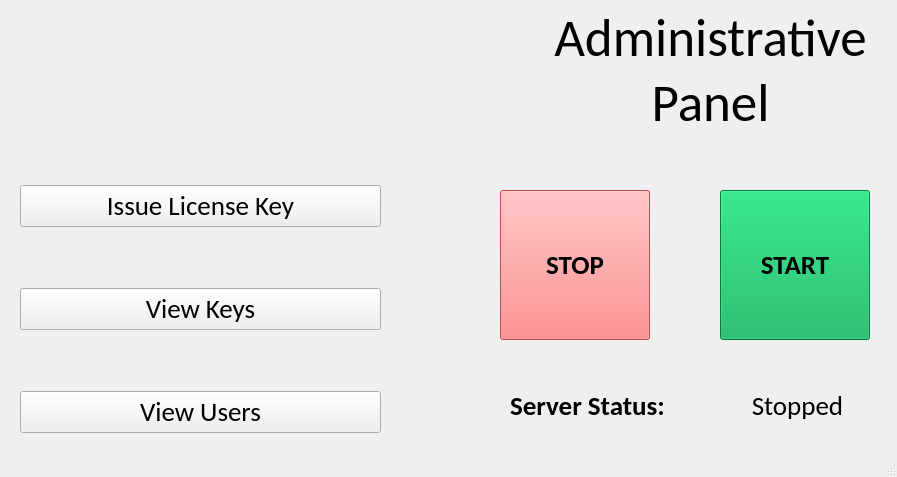
<?xml version="1.0" encoding="UTF-8"?>
<ui version="4.0">
 <class>MainWindow</class>
 <widget class="QMainWindow" name="MainWindow">
  <property name="geometry">
   <rect>
    <x>0</x>
    <y>0</y>
    <width>897</width>
    <height>477</height>
   </rect>
  </property>
  <property name="windowTitle">
   <string>MainWindow</string>
  </property>
  <property name="autoFillBackground">
   <bool>false</bool>
  </property>
  <property name="windowFilePath">
   <string>D:\Windows\Downloads\Docusafe\images\logo.png</string>
  </property>
  <widget class="QWidget" name="centralwidget">
   <widget class="QLabel" name="label">
    <property name="geometry">
     <rect>
      <x>0</x>
      <y>10</y>
      <width>521</width>
      <height>131</height>
     </rect>
    </property>
    <property name="text">
     <string/>
    </property>
    <property name="pixmap">
     <pixmap>logo.png</pixmap>
    </property>
    <property name="scaledContents">
     <bool>true</bool>
    </property>
   </widget>
   <widget class="QLabel" name="label_2">
    <property name="geometry">
     <rect>
      <x>540</x>
      <y>10</y>
      <width>341</width>
      <height>121</height>
     </rect>
    </property>
    <property name="font">
     <font>
      <family>Calibri</family>
      <pointsize>40</pointsize>
     </font>
    </property>
    <property name="text">
     <string>Administrative Panel</string>
    </property>
    <property name="alignment">
     <set>Qt::AlignCenter</set>
    </property>
    <property name="wordWrap">
     <bool>true</bool>
    </property>
   </widget>
   <widget class="QWidget" name="verticalLayoutWidget">
    <property name="geometry">
     <rect>
      <x>20</x>
      <y>130</y>
      <width>361</width>
      <height>361</height>
     </rect>
    </property>
    <property name="font">
     <font>
      <family>Calibri</family>
      <pointsize>20</pointsize>
      <weight>50</weight>
      <bold>false</bold>
     </font>
    </property>
    <layout class="QVBoxLayout" name="verticalLayout">
     <item>
      <widget class="QPushButton" name="pushButton">
       <property name="font">
        <font>
         <family>Calibri</family>
         <pointsize>20</pointsize>
         <weight>50</weight>
         <bold>false</bold>
        </font>
       </property>
       <property name="statusTip">
        <string>Issue a license key and link a document to it.</string>
       </property>
       <property name="text">
        <string>Issue License Key</string>
       </property>
      </widget>
     </item>
     <item>
      <widget class="QPushButton" name="pushButton_3">
       <property name="font">
        <font>
         <family>Calibri</family>
         <pointsize>20</pointsize>
         <weight>50</weight>
         <bold>false</bold>
        </font>
       </property>
       <property name="statusTip">
        <string>View all the keys in circulation.</string>
       </property>
       <property name="text">
        <string>View Keys</string>
       </property>
      </widget>
     </item>
     <item>
      <widget class="QPushButton" name="pushButton_2">
       <property name="font">
        <font>
         <family>Calibri</family>
         <pointsize>20</pointsize>
         <weight>50</weight>
         <bold>false</bold>
        </font>
       </property>
       <property name="statusTip">
        <string>View all the fingerprints in the database and their posessions.</string>
       </property>
       <property name="text">
        <string>View Users</string>
       </property>
      </widget>
     </item>
    </layout>
   </widget>
   <widget class="QToolButton" name="toolButton">
    <property name="geometry">
     <rect>
      <x>500</x>
      <y>190</y>
      <width>150</width>
      <height>150</height>
     </rect>
    </property>
    <property name="font">
     <font>
      <family>Calibri</family>
      <pointsize>20</pointsize>
      <weight>75</weight>
      <bold>true</bold>
     </font>
    </property>
    <property name="statusTip">
     <string>Stop the running server</string>
    </property>
    <property name="styleSheet">
     <string notr="true">#toolButton {
	background-color: rgb(255, 105, 105)
}</string>
    </property>
    <property name="text">
     <string>STOP</string>
    </property>
   </widget>
   <widget class="QToolButton" name="toolButton_2">
    <property name="geometry">
     <rect>
      <x>720</x>
      <y>190</y>
      <width>150</width>
      <height>150</height>
     </rect>
    </property>
    <property name="font">
     <font>
      <family>Calibri</family>
      <pointsize>20</pointsize>
      <weight>75</weight>
      <bold>true</bold>
     </font>
    </property>
    <property name="statusTip">
     <string>Start the stopped server.</string>
    </property>
    <property name="styleSheet">
     <string notr="true">#toolButton_2 {
	background-color: rgb(0, 173, 84)
}</string>
    </property>
    <property name="text">
     <string>START</string>
    </property>
    <property name="checkable">
     <bool>false</bool>
    </property>
   </widget>
   <widget class="QWidget" name="horizontalLayoutWidget">
    <property name="geometry">
     <rect>
      <x>510</x>
      <y>360</y>
      <width>381</width>
      <height>91</height>
     </rect>
    </property>
    <layout class="QHBoxLayout" name="horizontalLayout">
     <item>
      <widget class="QLabel" name="label_3">
       <property name="font">
        <font>
         <family>Calibri</family>
         <pointsize>20</pointsize>
         <weight>75</weight>
         <bold>true</bold>
        </font>
       </property>
       <property name="text">
        <string>Server Status:</string>
       </property>
      </widget>
     </item>
     <item>
      <widget class="QLabel" name="label_4">
       <property name="font">
        <font>
         <family>Calibri</family>
         <pointsize>20</pointsize>
         <weight>50</weight>
         <bold>false</bold>
        </font>
       </property>
       <property name="text">
        <string>Stopped</string>
       </property>
       <property name="alignment">
        <set>Qt::AlignCenter</set>
       </property>
      </widget>
     </item>
    </layout>
   </widget>
  </widget>
  <widget class="QMenuBar" name="menubar">
   <property name="geometry">
    <rect>
     <x>0</x>
     <y>0</y>
     <width>897</width>
     <height>21</height>
    </rect>
   </property>
  </widget>
  <widget class="QStatusBar" name="statusbar"/>
 </widget>
 <resources/>
 <connections/>
</ui>
